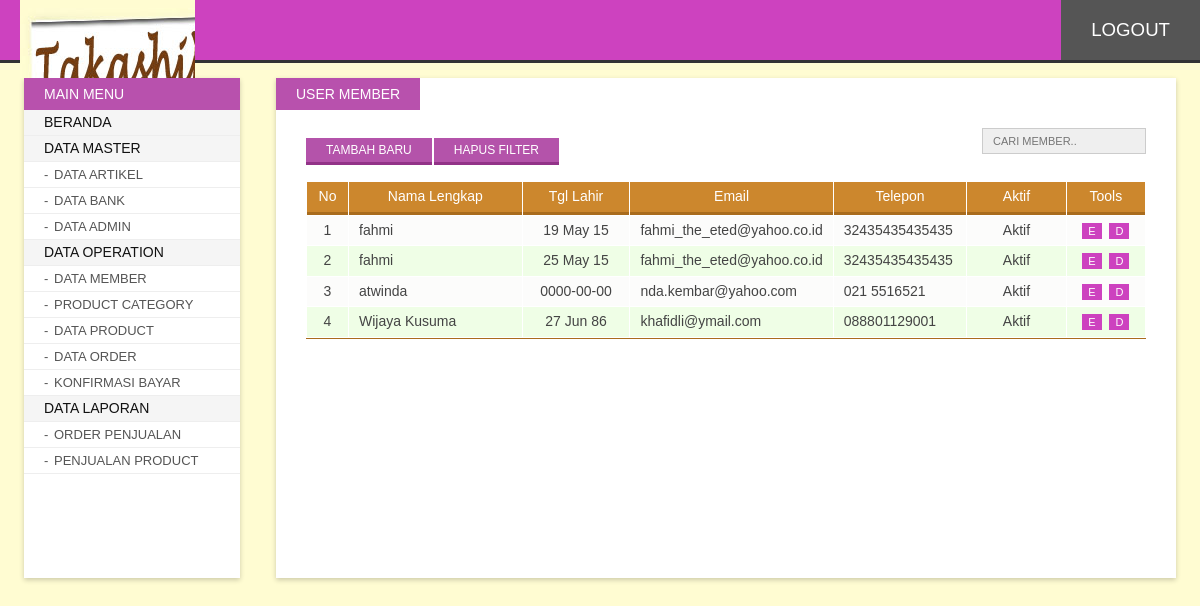
/admin/index.php?p=member (signed in), run on the app's committed database.
### tables this page shows
CREATE TABLE `member` (
  `id` int(10) NOT NULL AUTO_INCREMENT,
  `nama_lengkap` varchar(250) NOT NULL,
  `tgl_lahir` date NOT NULL,
  `jenis_kelamin` enum('L','P') NOT NULL DEFAULT 'L',
  `email` varchar(50) DEFAULT NULL,
  `telepon` varchar(50) DEFAULT NULL,
  `kota` varchar(50) DEFAULT NULL,
  `kode_pos` varchar(50) DEFAULT NULL,
  `alamat` varchar(50) DEFAULT NULL,
  `username` varchar(50) DEFAULT NULL,
  `password` varchar(50) DEFAULT NULL,
  `status` int(2) DEFAULT '1',
  PRIMARY KEY (`id`)
);

### include/function.php (called while the page is built, shortened)
<?php
	function showDate($date){
		if($date == "0000-00-00" || $date == "") return "0000-00-00";
		return date("d M y", strtotime($date));
	}
?>

### admin/content/member.php (the view, shortened to what this page needs)
<?php
	$limit = 10;
	if(isset($_GET['h'])){
		$page = $_GET['h'];
   		$offset = $limit * ($page - 1);
	} else {
		$offset = 0;
	}
	$search = "";
	$resQry = "SELECT * FROM member
		WHERE 0=0 ".$search."
		ORDER BY id DESC
		LIMIT ".$offset.",".$limit;
	$results = mysql_query($resQry);
	$countResults = mysql_num_rows($results);
?>
<span class="page-title">User member</span>
<div class="inner">
<div class="searchform">
	<form action="index.php" method="get">
   	  <input type="text" value="<?php echo isset($_GET['s'])?$_GET['s']:'';?>" id="search" name="s" placeholder="Cari Member..">
    </form>
</div>
<a class="addButton button" href="?p=addMember" title="Add New Record">Tambah Baru</a>
<a class="addButton button" href="?p=<?php echo $_GET['p'];?>" title="Clear Filter">Hapus Filter</a>
<div class="clr"></div><br>
<table id="listTable" width="100%" cellpadding="5" cellspacing="1">
  <thead>
    <tr>
      <td width="5%">No</td>
      <td width="23%">Nama Lengkap</td>
      <td width="14%">Tgl Lahir</td>
      <td width="19%">Email</td>
      <td width="16%">Telepon</td>
      <td width="13%" align="center">Aktif</td>
      <td width="10%">Tools</td>
    </tr>
  </thead>
  <tbody>
    <?php
	if($countResults > 0){
		$i = 1;
		while($r = mysql_fetch_array($results)){
	?>
    <tr class="<?php echo ($i%2)==0?'odd':'';?>">
      <td align="center"><?php echo $i;?></td>
      <td><?php echo $r['nama_lengkap'];?></td>
      <td align="center"><?php echo showDate($r['tgl_lahir']);?></td>
      <td><?php echo $r['email'];?></td>
      <td><?php echo $r['telepon'];?></td>
      <td align="center"><?php echo $r['status']==1?'Aktif':'Non Aktif';?></td>
      <td align="center"><a class="bTools" href="?p=edMember&id=<?php echo $r['id'];?>" title="Edit">E</a> <a class="bTools" href="?p=delMember&id=<?php echo $r['id'];?>" title="Delete" onclick="return confirm('Hapus user <?php echo $r['nama_lengkap'];?> ?');">D</a> </td>
    </tr>
    <?php $i++; }
	} else  {
    ?>
    <tr>
      <td colspan="7" align="center">Record Not Available</td>
      </tr>
    <?php } ?>
  </tbody>
</table>
</div>

### admin/asset/css/style.css (style rules this page uses)
body#bd { font-family:Calibri, Arial, Helvetica, sans-serif; background:#fffcd2; overflow-y:scroll; font-size:14px; color:#333; padding:0; margin:0; }
.button, .button:hover, .button:focus, .animate, .animate:hover, .pagination li a, .pagination li a:hover, .navigation ul li a, .navigation ul li a:hover, .searchform #search, .searchform #search:focus, #listTable tbody tr, #listTable tbody tr:hover { -webkit-transition: all 0.3s ease-in-out; -moz-transition: all 0.3s ease-in-out; -ms-transition: all 0.3s ease-in-out; -o-transition: all 0.3s ease-in-out; transition: all 0.3s ease-in-out; }
a { text-decoration:none; color:#993300; }
.button { background:#b453aa; color:#fff; font-size:12px; padding:5px 20px; border:none; cursor:pointer; text-transform:uppercase; margin:10px 2px 0 0; border-bottom:solid 3px #923388; }
.addButton { float:left; }
div.contentwrap span.page-title { text-transform:uppercase; background:#b851ad; padding:8px 20px; position:absolute; color:#fff; left:0; top:0; }
div.contentwrap > .inner { margin:0 30px; font-size:14px; padding:50px 0 30px; }
div.searchform { float:right; }
div.searchform #search { border:solid 1px #ccc; background:#efefef; padding:6px 10px; outline:none; font-size:11px; font-family:inherit; text-transform:uppercase; }
#listTable { background:#fff; border-bottom:solid 1px #a96c1d; }
#listTable thead tr td { background:#cc872d; text-align:center; color:#fff; padding:5px 10px; line-height:1.4; position:relative; border-bottom:solid 3px #a96c1d; }
#listTable tbody tr { background:#fcfcfb; }
#listTable tbody tr td { color:#444; padding:5px 10px; line-height:1.4; }
#listTable tbody tr.odd { background:#effee6; }
a.bTools { background:#cd42bf; color:#fff; font-size:11px; padding:2px 6px; margin:0 2px; }

### data on the page
member: nama_lengkap "fahmi", tgl_lahir "19 May 15", email "fahmi_the_eted@yahoo.co.id", telepon "32435435435435", status "Aktif"
member: nama_lengkap "fahmi", tgl_lahir "25 May 15", email "fahmi_the_eted@yahoo.co.id", telepon "32435435435435", status "Aktif"
member: nama_lengkap "atwinda", tgl_lahir "0000-00-00", email "nda.kembar@yahoo.com", telepon "021 5516521", status "Aktif"
member: nama_lengkap "Wijaya Kusuma", tgl_lahir "27 Jun 86", email "khafidli@ymail.com", telepon "088801129001", status "Aktif"
